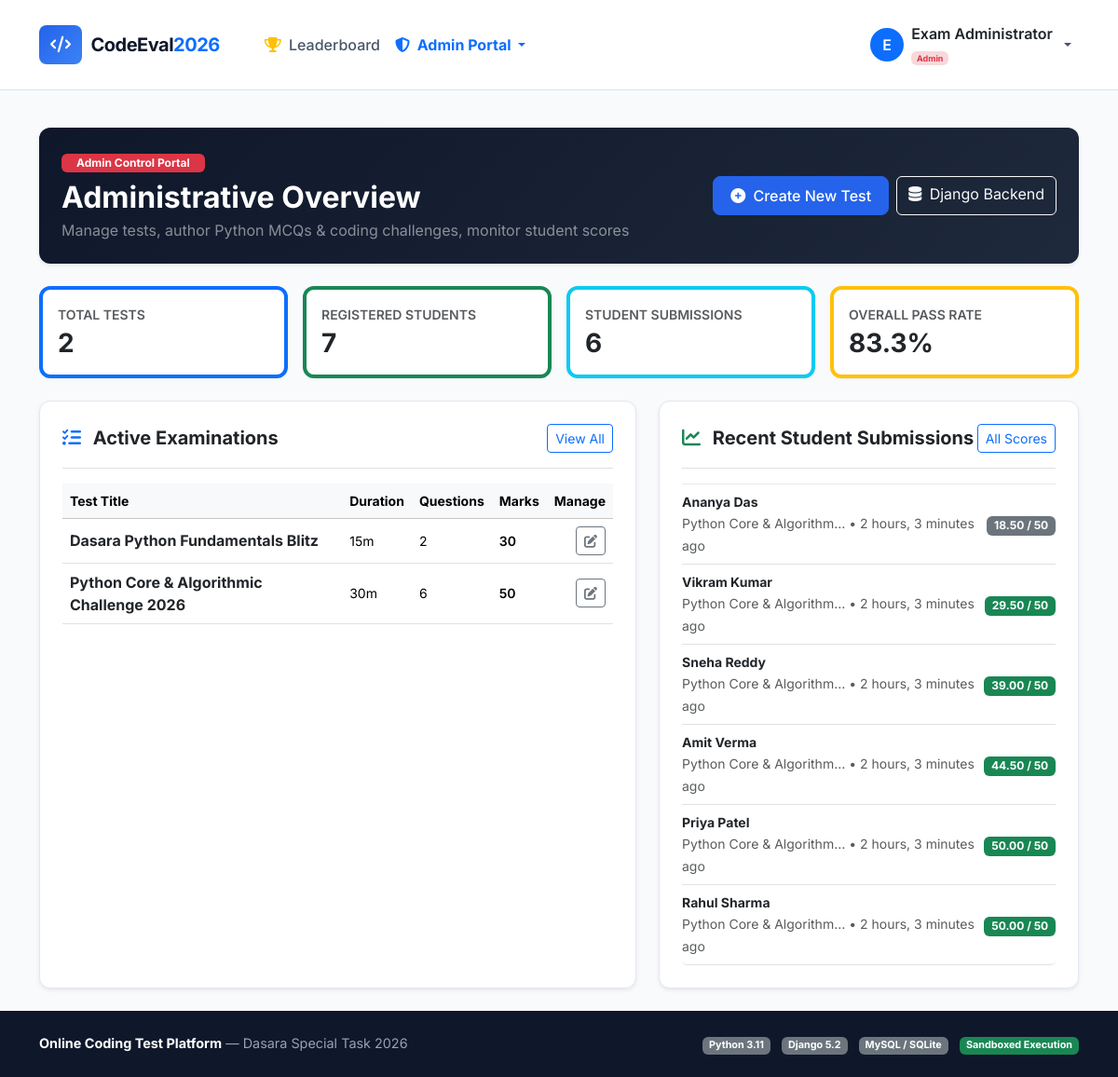
The app's page /admin-portal/ (signed in), older data.
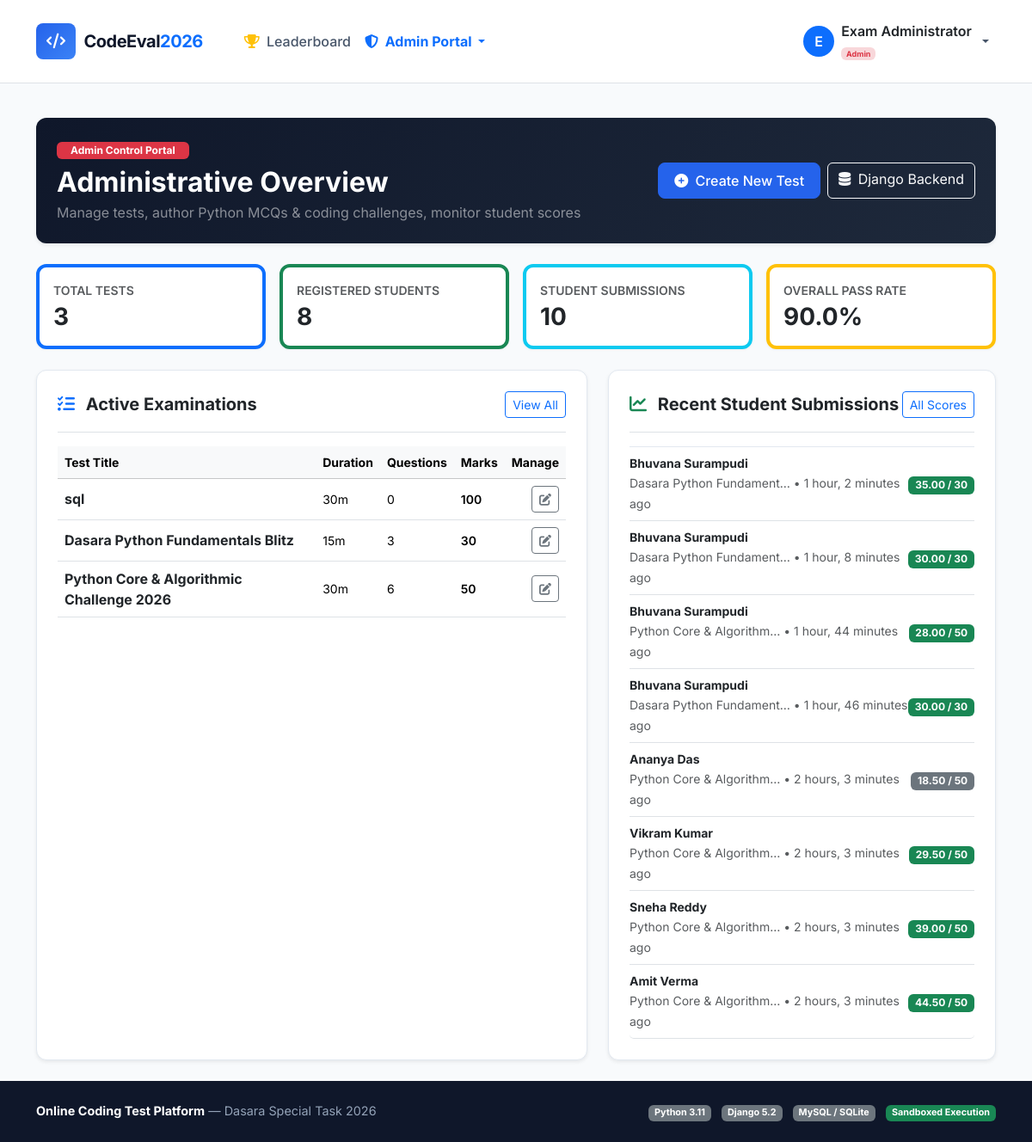
The same page, newer data.
### exam_portal/models.py (models this page shows, shortened)
class Test(models.Model):
    title = models.CharField(max_length=200)
    slug = models.SlugField(max_length=220, unique=True, blank=True)
    description = models.TextField(help_text="Detailed instructions and topics covered")
    duration_minutes = models.PositiveIntegerField(default=30, help_text="Duration in minutes")
    total_marks = models.PositiveIntegerField(default=100)
    pass_marks = models.PositiveIntegerField(default=40)
    negative_marking = models.BooleanField(default=False, help_text="Enable penalty for wrong answers")
    negative_mark_value = models.DecimalField(max_digits=4, decimal_places=2, default=0.25,
                                             help_text="Marks deducted per wrong answer")
    randomize_questions = models.BooleanField(default=True, help_text="Randomize question sequence for each student")
    allow_multiple_attempts = models.BooleanField(default=False, help_text="If false, prevents re-taking the test")
    is_active = models.BooleanField(default=True, help_text="Visible for students to take")
    created_by = models.ForeignKey(User, on_delete=models.SET_NULL, null=True, blank=True, related_name='created_tests')
    created_at = models.DateTimeField(auto_now_add=True)
    updated_at = models.DateTimeField(auto_now=True)
    class Meta:
        ordering = ['-created_at']
    @property
    def question_count(self):
        return self.questions.count()

class TestAttempt(models.Model):
    STATUS_CHOICES = (
        ('IN_PROGRESS', 'In Progress'),
        ('COMPLETED', 'Completed'),
        ('TIMED_OUT', 'Timed Out'),
    )
    id = models.UUIDField(primary_key=True, default=uuid.uuid4, editable=False)
    student = models.ForeignKey(Student, on_delete=models.CASCADE, related_name='attempts')
    test = models.ForeignKey(Test, on_delete=models.CASCADE, related_name='attempts')
    started_at = models.DateTimeField(auto_now_add=True)
    completed_at = models.DateTimeField(null=True, blank=True)
    status = models.CharField(max_length=20, choices=STATUS_CHOICES, default='IN_PROGRESS')
    score = models.DecimalField(max_digits=6, decimal_places=2, default=0.00)
    total_possible = models.PositiveIntegerField(default=0)
    percentage = models.DecimalField(max_digits=5, decimal_places=2, default=0.00)
    is_passed = models.BooleanField(default=False)
    time_taken_seconds = models.PositiveIntegerField(default=0)
    question_order = models.JSONField(default=list, blank=True)
    class Meta:
        ordering = ['-started_at']

class Student(models.Model):
    user = models.OneToOneField(User, on_delete=models.CASCADE, related_name='student_profile')
    roll_number = models.CharField(max_length=50, unique=True)
    phone = models.CharField(max_length=20, blank=True, null=True)
    college = models.CharField(max_length=150, blank=True, default='Engineering & Tech College')
    department = models.CharField(max_length=100, blank=True, default='Computer Science')
    avatar = models.ImageField(upload_to='avatars/', blank=True, null=True)
    created_at = models.DateTimeField(auto_now_add=True)

### exam_portal/views.py (the view)
# urls.py: path('admin-portal/', views.admin_dashboard, name='admin_dashboard'),
@user_passes_test(is_admin_or_staff)
def admin_dashboard(request):
    tests_count = Test.objects.count()
    students_count = Student.objects.count()
    attempts_count = TestAttempt.objects.count()
    completed_count = TestAttempt.objects.filter(status__in=['COMPLETED', 'TIMED_OUT']).count()
    pass_rate = 0
    if completed_count > 0:
        passed = TestAttempt.objects.filter(status__in=['COMPLETED', 'TIMED_OUT'], is_passed=True).count()
        pass_rate = round((passed / completed_count) * 100, 1)
    recent_tests = Test.objects.all().order_by('-created_at')[:5]
    recent_attempts = TestAttempt.objects.select_related('student__user', 'test').order_by('-started_at')[:8]
    context = {
        'tests_count': tests_count,
        'students_count': students_count,
        'attempts_count': attempts_count,
        'pass_rate': pass_rate,
        'recent_tests': recent_tests,
        'recent_attempts': recent_attempts,
    }
    return render(request, 'exam_portal/admin/dashboard.html', context)

### exam_portal/views.py (called while the page is built)
def is_admin_or_staff(user):
    return user.is_authenticated and (user.is_staff or user.is_superuser)

### templates/exam_portal/admin/dashboard.html (shortened to what the changed rows need)
{% extends 'exam_portal/base.html' %}
{% block content %}
<div class="container py-4">
    <div class="card card-custom p-4 mb-4 border-0 shadow-sm" style="background: linear-gradient(135deg, #0f172a, #1e293b); color: white;">
        <div class="d-flex flex-wrap justify-content-between align-items-center gap-3">
            <div>
                <h2 class="fw-bold mb-1">Administrative Overview</h2>
            </div>
        </div>
    </div>
    <div class="row g-3 mb-4">
        <div class="col-md-3 col-6">
            <div class="card card-custom p-3 border-start border-primary border-4">
                <span class="text-muted small fw-semibold text-uppercase">Total Tests</span>
                <h3 class="fw-bold text-dark mt-1 mb-0">{{ tests_count }}</h3>
            </div>
        </div>
        <div class="col-md-3 col-6">
            <div class="card card-custom p-3 border-start border-success border-4">
                <span class="text-muted small fw-semibold text-uppercase">Registered Students</span>
                <h3 class="fw-bold text-dark mt-1 mb-0">{{ students_count }}</h3>
            </div>
        </div>
        <div class="col-md-3 col-6">
            <div class="card card-custom p-3 border-start border-info border-4">
                <span class="text-muted small fw-semibold text-uppercase">Student Submissions</span>
                <h3 class="fw-bold text-dark mt-1 mb-0">{{ attempts_count }}</h3>
            </div>
        </div>
        <div class="col-md-3 col-6">
            <div class="card card-custom p-3 border-start border-warning border-4">
                <span class="text-muted small fw-semibold text-uppercase">Overall Pass Rate</span>
                <h3 class="fw-bold text-dark mt-1 mb-0">{{ pass_rate }}%</h3>
            </div>
        </div>
    </div>
    <div class="row g-4">
        <div class="col-lg-7">
            <div class="card card-custom p-4 shadow-sm h-100">
                <div class="table-responsive">
                    <table class="table table-hover align-middle mb-0">
                        <thead class="table-light small">
                            <tr>
                                <th>Test Title</th>
                                <th>Duration</th>
                                <th>Questions</th>
                                <th>Marks</th>
                                <th class="text-end">Manage</th>
                            </tr>
                        </thead>
                        <tbody>
                            {% for t in recent_tests %}
                            <tr>
                                <td>
                                    <strong class="text-dark">{{ t.title }}</strong>
                                </td>
                                <td class="small">{{ t.duration_minutes }}m</td>
                                <td class="small">{{ t.question_count }}</td>
                                <td class="small fw-semibold">{{ t.total_marks }}</td>
                                <td class="text-end">
                                    <a href="{% url 'admin_test_detail' t.id %}" class="btn btn-sm btn-outline-secondary">
                                        <i class="fa-solid fa-pen-to-square"></i>
                                    </a>
                                </td>
                            </tr>
                            {% empty %}
                            <tr><td colspan="5" class="text-center text-muted py-3">No tests created yet.</td></tr>
                            {% endfor %}
                        </tbody>
                    </table>
                </div>
            </div>
        </div>
        <div class="col-lg-5">
            <div class="card card-custom p-4 shadow-sm h-100">
                <div class="list-group list-group-flush">
                    {% for att in recent_attempts %}
                    <div class="list-group-item px-0 py-2 border-0 border-bottom d-flex justify-content-between align-items-center">
                        <div>
                            <strong class="text-dark d-block small">{{ att.student.user.get_full_name|default:att.student.user.username }}</strong>
                            <small class="text-muted">{{ att.test.title|truncatechars:24 }} &bull; {{ att.started_at|timesince }} ago</small>
                        </div>
                        <div class="text-end">
                            <span class="badge {% if att.is_passed %}bg-success{% else %}bg-secondary{% endif %}">
                                {{ att.score }} / {{ att.total_possible }}
                            </span>
                        </div>
                    </div>
                    {% empty %}
                    <div class="text-center text-muted py-4 small">No attempts logged yet.</div>
                    {% endfor %}
                </div>
            </div>
        </div>
    </div>
</div>
{% endblock %}

Row changes from the older to the newer data that the page shows:
no longer on this page (row unchanged): TestAttempt: student.user.get_full_name "Priya Patel", test "Python Core & Algorithm…", started_at "2 hours, 3 minutes", score "50.00", total_possible "50"
no longer on this page (row unchanged): TestAttempt: student.user.get_full_name "Rahul Sharma", test "Python Core & Algorithm…", started_at "2 hours, 3 minutes", score "50.00", total_possible "50"
added Test: title "sql", duration_minutes "30", question_count "0", total_marks "100"
computed for Test "Dasara Python Fundamentals Blitz": question_count "2" → "3"
added TestAttempt: student.user.get_full_name "Bhuvana Surampudi", test "Dasara Python Fundament…", started_at "1 hour, 2 minutes", score "35.00", total_possible "30"
added TestAttempt: student.user.get_full_name "Bhuvana Surampudi", test "Dasara Python Fundament…", started_at "1 hour, 8 minutes", score "30.00", total_possible "30"
added TestAttempt: student.user.get_full_name "Bhuvana Surampudi", test "Python Core & Algorithm…", started_at "1 hour, 44 minutes", score "28.00", total_possible "50"
added TestAttempt: student.user.get_full_name "Bhuvana Surampudi", test "Dasara Python Fundament…", started_at "1 hour, 46 minutes", score "30.00", total_possible "30"
Text that changed along with them:
{{ tests_count }}: "2" → "3"
{{ students_count }}: "7" → "8"
{{ attempts_count }}: "6" → "10"
{{ pass_rate }}: "83.3" → "90.0"
